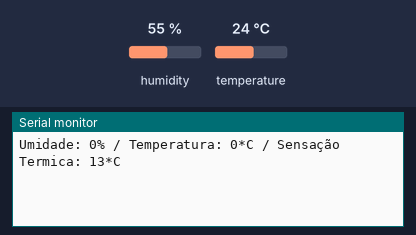
Bench run of a sketch on a simulated Arduino Uno, built with avr-gcc and run on an emulated ATmega328P. Shown: the last lines printed to the serial monitor. The test bench sets the inputs (shaded band); at power-on: humidity 55 %, temperature 24 °C.

Above: at 3.2 s.
3.3 s: humidity set to 22 %
At 5.0 s:
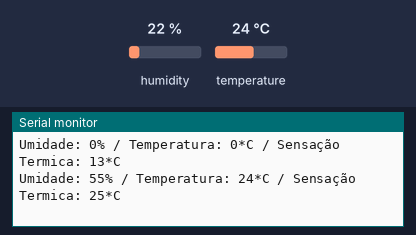
6.0 s: temperature set to 12 °C
At 7.4 s:
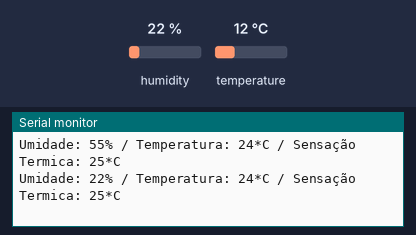
8.7 s: humidity set to 40 %
At 11.1 s:
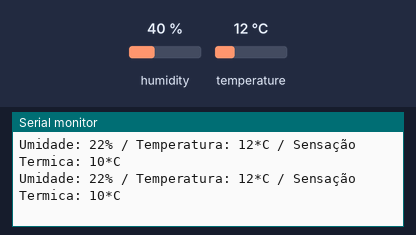
Timing chart, 0 to 12.6 s (numbered marks = the images above; inputs shaded):
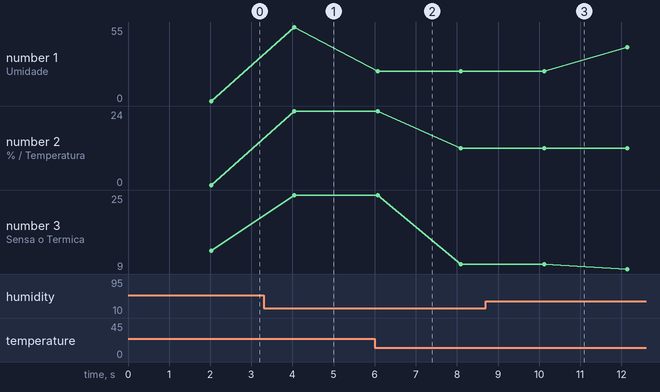

The sketch:

Sen_Termica_DHT11.ino
```cpp
/*

  Modulo de temperatura e umidade DHT11 calculcando o Ponto de Orvalho
  Autor: d4nkali 26/01/24 v1.0

*/

#include "dht.h" // Incluir a biblioteca dht.h

const int pinoDHT11 = A2; // Pino analógico 2 utilizado pelo DHT11

dht DHT; // Chama as funções da biblioteca DHT

void setup() {

  Serial.begin(9600); // Inicia a comunicação serial
  delay(2000); // Atraso de 2 segundos

}

void loop() {

  float temperatura = DHT.temperature; // Ler a temperatura e armazena na variavel
  float umidade = DHT.humidity;  // Ler a umidade e armazena na variavel

  float sensacaoTermica =13.12 + 0.6215 * temperatura - 11.37 * pow(umidade, 0.16) + 0.3965 * temperatura * pow(umidade, 0.16); // Calculo da sensação termica e armazena na variavel

  DHT.read11(pinoDHT11); // Ler o sensor
  Serial.print("Umidade: "); // Imprime o texto "Umidade"
  Serial.print(umidade, 0); // Imprime a umidade
  Serial.print("%"); // Imprime "%"
  Serial.print(" / Temperatura: "); // Imprime a palavra "temperatura"
  Serial.print(temperatura, 0); // Imprime a temperatura do sensor
  Serial.print("*C"); // Imprime "*C"
  Serial.print(" / Sensação Termica: "); // Imprime a palavra "Sensação Termica"
  Serial.print(sensacaoTermica, 0); // Imprime a senssação termica
  Serial.println("*C"); // Imprime "*C"
  delay(2000); // Intervalo de 2 segundos
  // OBS: Não diminuir esse valor de 2 segundos

}

// FIM!
```

Measured:
- plotted number 1: 22 → 40 after the input at 8.7 s
- plotted number 2: 24 → 12 after the input at 6.0 s
- plotted number 3: 25 → 10 after the input at 6.0 s, 10 → 9 after the input at 8.7 s
